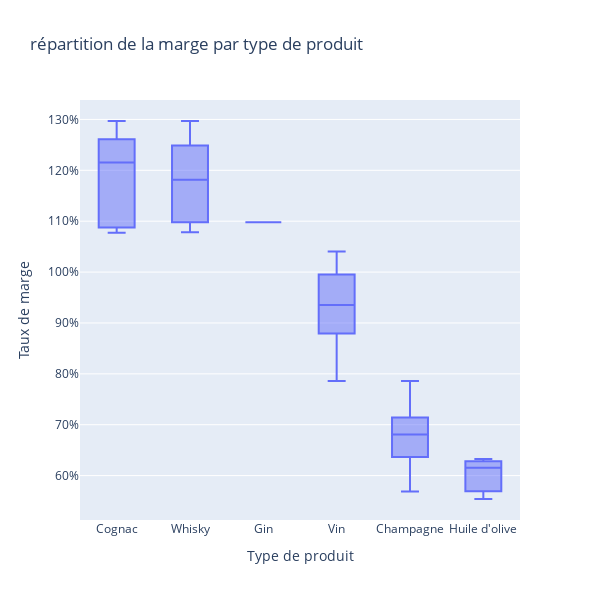

Notebook code for this chart:
### Code cell
# Affichage de la répartition du taux de marge par type de produit
fig = px.box(df_merge, y='Taux de marge', x='product_type', \
             orientation='v', title='répartition de la marge par type de produit', width = 600, height = 600)
fig.update_layout(xaxis_title="Type de produit")
# trier les types de produits par ordre décroissant de marge moyenne
fig.update_xaxes(categoryorder='array', categoryarray=df_marge_moyenne_par_type['product_type'])
fig.update_yaxes(tickformat=".0%") 
fig.show()

### Figure 1 — Plotly figure (JSON) as saved in the notebook; plotly's stock layout.template omitted (floating-point values rounded to 4 significant figures; data arrays with more than 128 entries replaced by an {"elided": "..."} marker saying what was removed)
{"data": [{"alignmentgroup": "True", "hovertemplate": "product_type=%{x}<br>Taux de marge=%{y}<extra></extra>", "legendgroup": "", "marker": {"color": "#636efa"}, "name": "", "notched": false, "offsetgroup": "", "orientation": "v", "showlegend": false, "type": "box", "x": {"elided": "714 str values"}, "x0": " ", "xaxis": "x", "y": {"elided": "714 float values"}, "y0": " ", "yaxis": "y"}], "layout": {"boxmode": "group", "height": 600, "legend": {"tracegroupgap": 0}, "title": {"text": "répartition de la marge par type de produit"}, "width": 600, "xaxis": {"anchor": "y", "categoryarray": ["Cognac", "Whisky", "Gin", "Vin", "Champagne", "Huile d'olive"], "categoryorder": "array", "domain": [0, 1], "title": {"text": "Type de produit"}}, "yaxis": {"anchor": "x", "domain": [0, 1], "tickformat": ".0%", "title": {"text": "Taux de marge"}}}}
